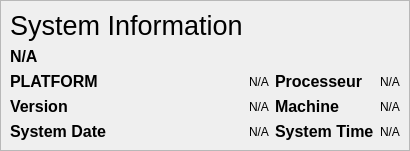
               <widget class="QWidget" name="System_Information">
                <layout class="QVBoxLayout" name="verticalLayout_9">
                 <property name="spacing">
                  <number>0</number>
                 </property>
                 <property name="leftMargin">
                  <number>0</number>
                 </property>
                 <property name="topMargin">
                  <number>0</number>
                 </property>
                 <property name="rightMargin">
                  <number>0</number>
                 </property>
                 <property name="bottomMargin">
                  <number>0</number>
                 </property>
                 <item>
                  <widget class="QFrame" name="frame_9">
                   <property name="frameShape">
                    <enum>QFrame::StyledPanel</enum>
                   </property>
                   <property name="frameShadow">
                    <enum>QFrame::Raised</enum>
                   </property>
                   <layout class="QGridLayout" name="gridLayout_6">
                    <item row="0" column="0" alignment="Qt::AlignHCenter">
                     <widget class="QLabel" name="label_44">
                      <property name="font">
                       <font>
                        <family>MS Shell Dlg 2</family>
                        <pointsize>20</pointsize>
                        <weight>9</weight>
                        <italic>false</italic>
                        <bold>false</bold>
                       </font>
                      </property>
                      <property name="styleSheet">
                       <string notr="true">font: 75 20pt &quot;MS Shell Dlg 2&quot;;</string>
                      </property>
                      <property name="text">
                       <string>System Information</string>
                      </property>
                     </widget>
                    </item>
                    <item row="1" column="0">
                     <widget class="QLabel" name="system_system">
                      <property name="font">
                       <font>
                        <pointsize>12</pointsize>
                        <weight>75</weight>
                        <bold>true</bold>
                       </font>
                      </property>
                      <property name="text">
                       <string>N/A</string>
                      </property>
                     </widget>
                    </item>
                    <item row="3" column="0">
                     <widget class="QLabel" name="label_48">
                      <property name="font">
                       <font>
                        <pointsize>12</pointsize>
                        <weight>75</weight>
                        <bold>true</bold>
                       </font>
                      </property>
                      <property name="text">
                       <string>Version</string>
                      </property>
                     </widget>
                    </item>
                    <item row="2" column="0">
                     <widget class="QLabel" name="label_46">
                      <property name="font">
                       <font>
                        <pointsize>12</pointsize>
                        <weight>75</weight>
                        <bold>true</bold>
                       </font>
                      </property>
                      <property name="text">
                       <string>PLATFORM</string>
                      </property>
                     </widget>
                    </item>
                    <item row="4" column="0">
                     <widget class="QLabel" name="label_47">
                      <property name="font">
                       <font>
                        <pointsize>12</pointsize>
                        <weight>75</weight>
                        <bold>true</bold>
                       </font>
                      </property>
                      <property name="text">
                       <string>System Date</string>
                      </property>
                     </widget>
                    </item>
                    <item row="2" column="1">
                     <widget class="QLabel" name="system_platform">
                      <property name="text">
                       <string>N/A</string>
                      </property>
                     </widget>
                    </item>
                    <item row="3" column="1">
                     <widget class="QLabel" name="system_version">
                      <property name="text">
                       <string>N/A</string>
                      </property>
                     </widget>
                    </item>
                    <item row="2" column="2">
                     <widget class="QLabel" name="label_52">
                      <property name="font">
                       <font>
                        <pointsize>12</pointsize>
                        <weight>75</weight>
                        <bold>true</bold>
                       </font>
                      </property>
                      <property name="text">
                       <string>Processeur</string>
                      </property>
                     </widget>
                    </item>
                    <item row="4" column="1">
                     <widget class="QLabel" name="system_date">
                      <property name="text">
                       <string>N/A</string>
                      </property>
                     </widget>
                    </item>
                    <item row="3" column="2">
                     <widget class="QLabel" name="label_53">
                      <property name="font">
                       <font>
                        <pointsize>12</pointsize>
                        <weight>75</weight>
                        <bold>true</bold>
                       </font>
                      </property>
                      <property name="text">
                       <string>Machine</string>
                      </property>
                     </widget>
                    </item>
                    <item row="4" column="2">
                     <widget class="QLabel" name="label_54">
                      <property name="font">
                       <font>
                        <pointsize>12</pointsize>
                        <weight>75</weight>
                        <bold>true</bold>
                       </font>
                      </property>
                      <property name="text">
                       <string>System Time</string>
                      </property>
                     </widget>
                    </item>
                    <item row="2" column="3">
                     <widget class="QLabel" name="system_processor">
                      <property name="text">
                       <string>N/A</string>
                      </property>
                     </widget>
                    </item>
                    <item row="3" column="3">
                     <widget class="QLabel" name="system_machine">
                      <property name="text">
                       <string>N/A</string>
                      </property>
                     </widget>
                    </item>
                    <item row="4" column="3">
                     <widget class="QLabel" name="system_time">
                      <property name="text">
                       <string>N/A</string>
                      </property>
                     </widget>
                    </item>
                   </layout>
                  </widget>
                 </item>
                </layout>
               </widget>
